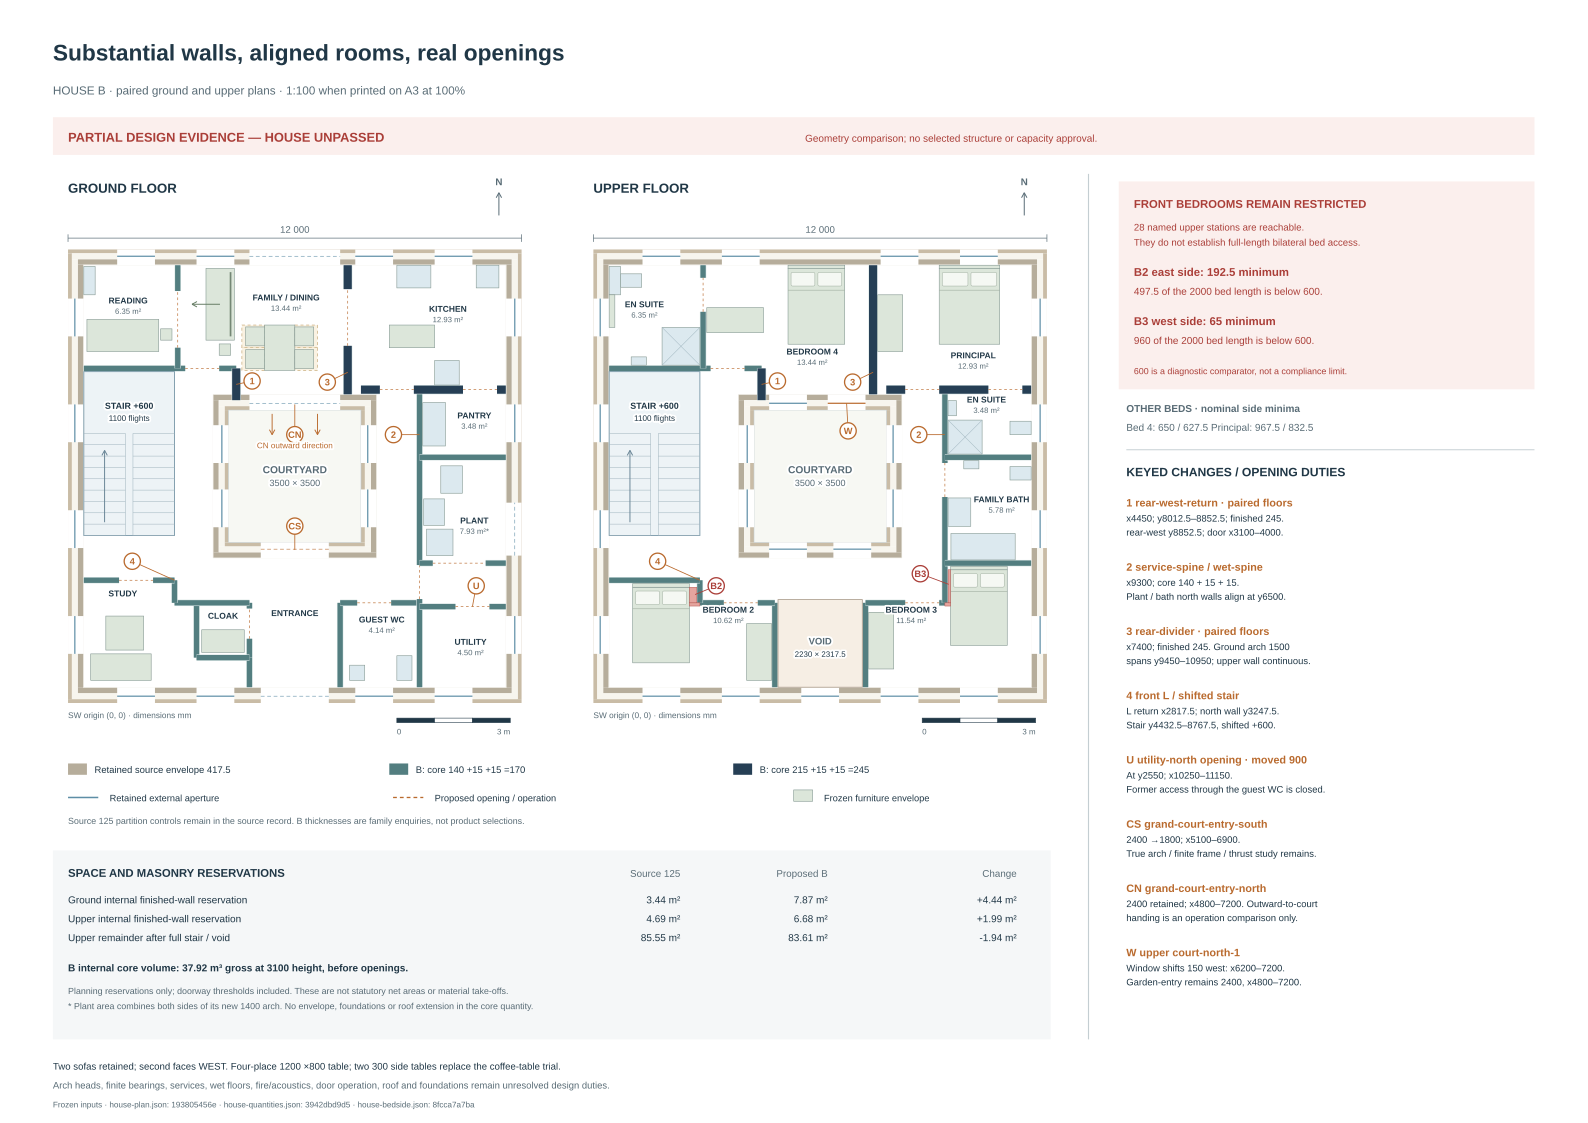

This chart was generated by the following Python code:
"""Unadopted joined-plan comparison. Coordinates are authored proposals.
No member, arch, door, product or sanitary system is accepted by this script.
Run from the repository root with --check to compare retained JSON/SVG,
or --preview to write inspection PNGs under the system temporary directory.
"""
from pathlib import Path
from collections import deque
import json, math, os
OUT=Path(__file__).resolve().parent

import sys, io, tempfile, hashlib
def emit(name, data):
    target = OUT / name
    if '--check' in sys.argv:
        if target.read_text() != data:
            raise SystemExit('STALE: ' + str(target))
    else:
        target.write_text(data)
def emit_svg(fig, name):
    buffer = io.StringIO()
    fig.savefig(buffer, format='svg', metadata={'Date': '2026-10-30'})
    emit(name, buffer.getvalue())
def preview(fig, name):
    if '--preview' in sys.argv:
        fig.savefig(Path(tempfile.gettempdir()) / name, dpi=170)

os.environ.setdefault('MPLCONFIGDIR',str(Path(tempfile.gettempdir())/'ovid-str-house-mpl-cache'))
import numpy as np

source=json.loads((OUT/'house-source.json').read_text())
inv=source['sourceInventory']
E=417.5; R=300.; STEP=10.
# id,x1,y1,x2,y2,finished thickness,door intervals along the line.
def W(name,x,y,xx,yy,t=170,holes=()):return dict(id=name,a=[x,y],b=[xx,yy],t=t,holes=list(holes))
def interval(c,w):return [c-w/2,c+w/2]
first=[
 W('bed2-east',4800,0,4800,2650),
 W('bed2-north-main',2817.5,2650,4800,2650,holes=[interval(3900,900)]),
 W('bed2-L-return',2817.5,2650,2817.5,3247.5),W('bed2-L-north',0,3247.5,2817.5,3247.5),
 W('bed3-west',7200,0,7200,2650),W('bed3-north-main',7200,2650,9300,2650,holes=[interval(8700,900)]),
 W('wet-spine',9300,2650,9300,8290,holes=[interval(5900,900)]),
 W('bed3-L-north',9300,3700,12000,3700),W('bath-north',9300,6500,12000,6500),
 W('rear-west',0,8852.5,4450,8852.5,holes=[interval(3550,900)]),
 W('rear-west-return',4450,8012.5,4450,8852.5,245),
 W('rear-east',7750,8290,12000,8290,245,[interval(8700,900),interval(10900,900)]),
 W('rear-divider',7400,8167.5,7400,12000,245),
 W('rear-wet-east',2902.5,8852.5,2902.5,12000,170,[interval(10800,900)])
]
ground=[
 W('study-east',4800,0,4800,1200), W('cloak-east',4800,1200,4800,2650,holes=[interval(2100,800)]),
 W('cloak-west',3400,1200,3400,2650),W('cloak-south',3400,1200,4800,1200),
 W('study-cloak-north',2817.5,2650,4800,2650),
 W('study-L-return',2817.5,2650,2817.5,3247.5),W('study-L-north',0,3247.5,2817.5,3247.5,holes=[interval(1800,900)]),
 W('wc-west',7200,0,7200,2650),W('wc-north',7200,2650,9300,2650,holes=[interval(8100,900)]),
 W('service-spine',9300,0,9300,8290,holes=[interval(3200,900)]),
 W('utility-north',9300,2550,12000,2550,holes=[interval(10700,900)]),
 W('plant-intermediate-arch',9300,3700,12000,3700,holes=[interval(10350,1400)]),
 W('plant-north',9300,6500,12000,6500),
 W('rear-west',0,8852.5,4450,8852.5,holes=[interval(3550,900)]),
 W('rear-west-return',4450,8012.5,4450,8852.5,245),
 W('rear-east',7750,8290,12000,8290,245,[interval(8700,900),interval(10900,900)]),
 W('rear-divider',7400,8167.5,7400,12000,245,[interval(10200,1500)]),
 W('rear-reading-east',2902.5,8852.5,2902.5,12000,170,[interval(10150,1500)])
]
stair=(417.5,4432.5,2400,4335)
void=(4885,417.5,2230,2317.5)
court=(3832.5,3832.5,4335,4335)
objects={
 'bed2':(1040,1062.5,1500,2000),'bed2-head':(1040,3062.5,1500,100),
 'bed2-wardrobe':(4055,600,660,1500),
 'bed3':(9450,1525,1500,2000),'bed3-head':(9450,3525,1500,90),
 'bed3-wardrobe':(7285,900,660,1500),
 'bed4':(5150,9492.5,1500,2000),'bed4-head':(5150,11492.5,1500,90),
 'bed4-island-wardrobe':(3000,9800,1500,660),
 'principal':(9150,9492.5,1600,2000),'principal-head':(9150,11492.5,1600,90),
 'principal-wardrobe':(7522.5,9300,660,1500),
 'rear-shower1000':(1817.5,8937.5,1000,1000),
 'rear-WC':(717.5,11000,560,355),
 'rear-basin':(1000,8937.5,400,220),
 'rear-cabinet':(417.5,10800,300,750),
 'rear-west-low-box':(417.5,9937.5,150,862.5),
 'principal-shower900':(9385,6585,900,900),
 'principal-WC':(11022.5,7100,560,355),
 'principal-basin':(9385,7600,220,400),
 'family-bath1700':(9460,3785,1700,700),
 'family-WC':(11022.5,5900,560,355),
 'family-basin':(9800,6195,400,220),
 'family-service-cabinet':(9385,4675,600,750)
}
ground_objects={
 'study-desk':(600,600,1600,700),'study-chair':(1000,1400,1000,900),
 'cloak-hanging':(3537.5,1337.5,1125,600),
 'guest-WC-pan':(8700,600,400,650),'guest-WC-basin':(7450,600,400,400),
 'plant-water-reserve':(9485,3900,700,700),'plant-riser':(9410,4700,550,700),
 'Q350-body':(9862.5,5550,570,725),
 'pantry-shelf-comparison':(9385,6800,600,1150),
 'rear-stack':(417.5,10800,300,750),
 'reading-sofa1900x850':(500,9300,1900,850),
 'reading-side-table300':(2450,9600,300,300),
 'family-sofa1900x750':(3650,9600,750,1900),
 'family-side-table300':(4000,9200,300,300),
 'dining-table1200x800':(5200,8800,800,1200),
 'dining-chair-west-south':(4700,8850,500,500),
 'dining-chair-west-north':(4700,9450,500,500),
 'dining-chair-east-south':(6000,8850,500,500),
 'dining-chair-east-north':(6000,9450,500,500),
 'north-sink-station':(8700,10982.5,900,600),
 'north-cooking-station':(10800,10982.5,600,600),
 'dry-prep-table':(8500,9400,1200,600),
 'cold-storage':(9700,8412.5,650,650)
}
ground_task_fields={
 'Q350-front-service':(10432.5,5550,1000,725),
 'plant-working-revised':(10662.5,2800,920,3615),
 'rear-stack-south-task':(600,10180,600,600),
 'guest-WC-front-assumed-north':(8600,1250,600,600),
 'guest-basin-front-assumed-north':(7350,1000,600,600)
}
occupied_dining_fields={
 'west-south':(4600,8800,600,600),'west-north':(4600,9400,600,600),
 'east-south':(6000,8800,600,600),'east-north':(6000,9400,600,600)
}
ground_rechecks={
 'old_guest_pan_intersection_with_new_spine':{'old_pan':[9000,600,400,650],'new_spine_faces':[9215,9385],'overlap_width':170,'new_pan':[8700,600,400,650]},
 'plant_arch_retained_packing_failure':{'old_water':[9862.5,3600,700,700],'arch_opening_x':[9650,11050],'left_right_gaps':[212.5,487.5],'circle600_can_pass_either_side':False},
 'repacked_service_geography':{'water_to_riser_y_gap':100,'riser_to_Q350_y_gap':150,'Q350_to_plant_north_face_gap':140,'old_working_strip_north_y':6500,'new_north_y':6415,'lost_working_strip_depth':85,'system_selected':False},
 'furniture_authority':'HAD two-sofa and table positions are unadopted furnishing trials, not fixed owner counts. Reallocation/reduction is an explicit design choice, not automatically a permission blocker.',
 'retained_dining_field_conflict':{'source_chair_field':[2800,8400,2000,2800],'new_wet_wall_faces_x':[2817.5,2987.5],'new_rear_west_wall_faces_y':[8767.5,8937.5],'retained_field_pass':False},
 'relocated_two_sofa_control':{'south_sofa':[600,9300,1900,850],'north_sofa':[750,10800,1900,750],'between_faces':650,'meaning':'A600 empty-circle passage is not a seated-people/legs/coffee-table action. This is a comparison, not a claimed shared-living solution.'},
 'shared_living_dining_status':'Two source-sized sofas are retained, one rotated. A new1200x800 four-place table replaces the1600x800 trial. The1200x550 coffee table is explicitly replaced by two300x300 side-table envelopes. Actual products and comfortable shared occupation remain unselected; house-ground-actions.json tests the joined route and door comparisons.',
 'four_place_dining':{'table':[5200,8800,800,1200],'chair_envelopes':'500x500 authored comparison; each600x600 occupied/pullback field is separate, not a product or universal ergonomic rule.','nominal_east_strip_beyond_fields':677.5,'six_place_source_retained':False},
 'bed2_front_wardrobe_control':{'rectangle':[2400,417.5,900,600],'left_bed_side_and_window_route':'Not found on10mm lattice. The wardrobe intrudes into the foot route; no general continuous-space impossibility is inferred.','revised':'Source-sized1500x660 wardrobe placed on solid east wall4055–4715, y600–2100.'}
}
ground_rechecks['utility_access']={'source':'900 opening in x9500 service spine at y1500 gives access through guest WC.','comparison':'Close that opening on the shifted x9300 spine. Add900 in utility north y2550, interval10250–11150, from the plant vestibule.','vestibule_y':[2635,3615],'clear_depth':980,'door_operation':'Separate door-open900x44 leaf comparison in house-ground-actions.json; no actual frame, product or coupled manipulation is selected.'}
ground_rechecks['family_sofa_arch_control']={'rejected_sofa':[3000,9600,750,1900],'reason':'The source-sized sofa against the reading-cell wall covers1300 of its1500 opening height in plan;200 remains below it. A600 approach cannot be retained in that strip.','revised_sofa':[3650,9600,750,1900],'rear_access_strip':662.5}
service_disposition={
 'old_upper_lining':[9862.5,2762.5,250,5405],
 'retained_lining_bed3_overlap':[9862.5,2762.5,250,762.5],
 'former_Bed3_ensuite_branch_and_lining':'Retire this former wet occurrence; it cannot remain through the new bed. Return actual distribution/terminal duties to IAS/services.',
 'new_local_family_service_cabinet':[9385,4675,600,750],
 'new_stacked_gross_riser':[9410,4700,550,700],
 'riser_vs_cabinet_margins':[25,25,25,25],
 'meaning':'Gross packing/location comparison, not a structural opening or proven internal free area. No300 unassigned old gap is retained as an access tunnel.',
 'family_door_comparison':'Gallery-side surface slider may park y4475–5425 on x~9140–9215; service panel and parked leaf require different operating states. Actual clear door, rail, fixings and fire/privacy duties remain unselected.',
 'wet_floor':'Rear1000 and principal900 tray geometries do not inherit an IAS raised-tray/pipe slope result. New actual outlet/stack lengths, trap datums, containment and floor layers must be rebound.'
}

def wall_rects(walls,holes=True):
    rs=[]
    for w in walls:
        x,y=w['a'];xx,yy=w['b'];h=y==yy;at=y if h else x
        lo=x if h else y;hi=xx if h else yy
        stops=sorted([q for a,b in (w['holes'] if holes else []) for q in [max(lo,a),min(hi,b)] if lo<=q<=hi])
        cuts=[lo,*stops,hi]
        for a,b in zip(cuts,cuts[1:]):
            if b<=a or holes and any(a>=aa and b<=bb for aa,bb in w['holes']):continue
            rs.append((a,at-w['t']/2,b-a,w['t']) if h else (at-w['t']/2,a,w['t'],b-a))
    return rs

obstacles=wall_rects(first)+[court,stair,void]+list(objects.values())
xs=np.arange(0,12000+STEP/2,STEP);ys=xs
X,Y=np.meshgrid(xs,ys)
def free_motion(x1,y1,x2,y2,rr=R,obs=obstacles):
    good=(np.minimum(x1,x2)>=E+rr)&(np.minimum(y1,y2)>=E+rr)&(np.maximum(x1,x2)<=12000-E-rr)&(np.maximum(y1,y2)<=12000-E-rr)
    for x,y,w,h in obs:
        dx=np.maximum(np.maximum(x-np.maximum(x1,x2),np.minimum(x1,x2)-x-w),0)
        dy=np.maximum(np.maximum(y-np.maximum(y1,y2),np.minimum(y1,y2)-y-h),0)
        good&=dx*dx+dy*dy>=rr*rr-1e-7
    return good

nodes=free_motion(X,Y,X,Y)
right=free_motion(X[:,:-1],Y[:,:-1],X[:,1:],Y[:,1:])
up=free_motion(X[:-1,:],Y[:-1,:],X[1:,:],Y[1:,:])
targets={
 'bed2-left':(720,2100),'bed2-right':(2900,2100),'bed2-window':(1800,740),
 'bed2-wardrobe':(3740,1500),
 'bed3-left-lower':(9130,2100),'bed3-right':(11270,2100),'bed3-window':(10200,740),'bed3-wardrobe':(8250,1700),
 'bed4-left':(4830,10900),'bed4-right':(6960,10500),'bed4-wardrobe':(3750,9480),'bed4-north-window':(3900,11280),
 'principal-left':(8800,10500),'principal-right':(11100,10500),'principal-wardrobe':(8500,10000),
 'rear-shower-north':(2320,10250),'rear-WC-front':(1600,11180),'rear-basin':(1200,9470),'rear-cabinet-south':(900,10480),
 'principal-shower-north':(9950,7800),'principal-WC-front':(10700,7270),'principal-basin-front':(9950,7800),
 'family-bath-entry':(9700,5900),'family-bath-front':(10500,4800),
 'family-WC-front':(10700,6070),'family-basin-front':(10000,5890),
 'family-service-front':(10300,5050),'stair-arrival':(2300,4100)
}
idx=lambda p:(int(round(p[1]/STEP)),int(round(p[0]/STEP)))
start=idx((6000,3250));assert nodes[start]
parents={start:None};q=deque([start]);pending={idx(p) for p in targets.values() if nodes[idx(p)]}
while q and pending:
    r,c=q.popleft();pending.discard((r,c));n=[]
    if c+1<len(xs) and right[r,c]:n.append((r,c+1))
    if c and right[r,c-1]:n.append((r,c-1))
    if r+1<len(ys) and up[r,c]:n.append((r+1,c))
    if r and up[r-1,c]:n.append((r-1,c))
    for p in n:
        if p not in parents:parents[p]=(r,c);q.append(p)
paths={}
def turns(path):
    if not path or len(path)<3:return path
    out=[path[0]]
    for a,b,c in zip(path,path[1:],path[2:]):
        if (b[0]-a[0])*(c[1]-b[1])!=(b[1]-a[1])*(c[0]-b[0]):out.append(b)
    out.append(path[-1]);return out
def simplify_verified(path):
    if not path:return path
    out=[path[0]];i=0
    while i<len(path)-1:
        a=path[i];chosen=None
        for j in range(len(path)-1,i,-1):
            b=path[j]
            for c in[[a[0],b[1]],[b[0],a[1]]]:
                if bool(free_motion(*a,*c))and bool(free_motion(*c,*b)):
                    chosen=(j,c,b);break
            if chosen:break
        assert chosen
        i,c,b=chosen
        if c!=out[-1]:out.append(c)
        if b!=out[-1]:out.append(b)
    return turns(out)
for name,p in targets.items():
    at=idx(p)
    if at not in parents:paths[name]=None;continue
    path=[]
    while at is not None:path.append([float(xs[at[1]]),float(ys[at[0]])]);at=parents[at]
    paths[name]=simplify_verified(turns(path[::-1]))
    for a,b in zip(paths[name],paths[name][1:]):
        assert (a[0]==b[0] or a[1]==b[1]) and bool(free_motion(*a,*b)),f'Collapsed route failed:{name}'

# Independent coupled rear wet-door comparison. A900x44 leaf opens west from
# its south hinge; handle station820,100 radius. Body follows500 west/100 south
# of handle during closure. Sampling is bounded by maximum arc speed and half
# angular step, giving a conservative continuous-motion lower clearance bound.
hinge=np.array([2902.5,10350.]);station=820.;length=900.;half=22.;handle_r=100.
angles=np.linspace(math.pi,math.pi/2,901)
body=[];leaf=[];hand=[]
for a in angles:
    v=np.array([math.cos(a),math.sin(a)]);h=hinge+station*v
    body.append(h+np.array([-500.,-100.]));hand.append(h);leaf.append(hinge+length*v)
body=np.array(body);hand=np.array(hand);leaf=np.array(leaf)
def point_rect_gap(p,r):
    x,y,w,h=r;dx=max(x-p[0],p[0]-x-w,0);dy=max(y-p[1],p[1]-y-h,0);return math.hypot(dx,dy)
def point_segment_gap(p,a,b):
    ab=b-a;t=max(0,min(1,float(np.dot(p-a,ab)/np.dot(ab,ab))));return float(np.linalg.norm(p-(a+t*ab)))
static_gaps=[min(point_rect_gap(p,r)-R for r in obstacles) for p in body]
bounds_gaps=[min(p[0]-417.5-R,2817.5-p[0]-R,p[1]-8937.5-R,11582.5-p[1]-R) for p in body]
leaf_gaps=[point_segment_gap(p,hinge,l)-R-half for p,l in zip(body,leaf)]
handle_gaps=np.linalg.norm(body-hand,axis=1)-R-handle_r
da=abs(angles[1]-angles[0]);body_error=station*da/2
relative_error=(station+length)*da/2
# Leaf/fixture collision is conservatively checked by sampling every point on
# the segment at2 mm spacing, with1 mm nearest-sample bound and rotation bound.
wet_fixed=[objects[k] for k in ['rear-shower1000','rear-WC','rear-basin','rear-cabinet','rear-west-low-box']]
leaf_fixed_min=1e9
for l in leaf[::5]:
    for t in np.linspace(0,1,451):
        p=hinge+t*(l-hinge)
        leaf_fixed_min=min(leaf_fixed_min,min(point_rect_gap(p,r)-half for r in wet_fixed))
door={
 'hinge':hinge.tolist(),'leaf_length':length,'leaf_thickness':44,'handle_station':station,'handle_radius':100,
 'body_radius':R,'reach_comparison_max':600,'actual_body_to_handle':math.sqrt(500**2+100**2),
 'angle_step_deg':.1,'min_body_static_clearance_bound':min(static_gaps)-body_error,
 'min_body_room_boundary_clearance_bound':min(bounds_gaps)-body_error,
 'min_body_leaf_clearance_bound':min(leaf_gaps)-relative_error,
 'min_body_handle_clearance':float(min(handle_gaps)),
 'min_leaf_fixed_fixture_clearance_bound':leaf_fixed_min-1-length*da*5/2,
 'body_path_illustrative_5deg':body[::50].tolist(),'state_sequence':'Enter with leaf open; walk around west tip to start; close by the retained body/handle path; use room with leaf closed; reverse path to open and leave.',
 'limits':'No arms, grasp, strength, human body orientation, actual hardware, frame contact or product approval. This is a continuous geometric witness under declared circle/capsule/reach assumptions.'}

# Original HAD wet-cell conflict is a specific failed comparison, not a claim
# no second ensuite can fit. Its accepted trial south face8292.5 is now over
# the new stair, and translating its internal north wall north blocks facade.
historical={'retained_wet_south_face':8292.5,'shifted_stair_north':8767.5,'stair_overlap_depth':475,
 'translation_to_new_south_face':645,'translated_old_north_wall_axis':11532.5,
 'translated_north_wall_faces_at170':[11447.5,11617.5],
 'outer_north_inside_face':11582.5,'overlap_into_outer_face':35,
 'meaning':'The old HAD cell cannot be retained or simply translated. The full-depth rearranged cell removes its internal north wall and moves fixtures.'}

def overlap1(a,b,c,d):return max(0,min(b,d)-max(a,c))
alignment=[]
for w in first:
    x,y=w['a'];xx,yy=w['b'];h=y==yy;lo=max(E,x if h else y);hi=min(11582.5,xx if h else yy);at=y if h else x
    matches=[g for g in ground if (g['a'][1]==g['b'][1])==h and (g['a'][1] if h else g['a'][0])==at]
    n=sum(overlap1(lo,hi,g['a'][0] if h else g['a'][1],g['b'][0] if h else g['b'][1]) for g in matches)
    alignment.append({'id':w['id'],'line_length':hi-lo,'collinear_below':n,'not_collinear':hi-lo-n})

result={'status':'Joined unadopted B candidate; task-proxy checks only, not a whole-house adoption or capacity verdict',
 'geometry_source_head':source['source']['head'],'new_policy_head':'68d0273f928681aed7222bba2927dc8a89ae5ead',
 'ground_walls':ground,'first_walls':first,'stair':stair,'void':void,'first_objects':objects,
 'ground_objects':ground_objects,'ground_task_fields':ground_task_fields,'ground_rechecks':ground_rechecks,'service_disposition':service_disposition,
 'occupied_dining_fields':occupied_dining_fields,
 'furniture_orientation':{'family-sofa1900x750':'Faces WEST;662.5 front strip toward reading arch. East side is its back, not a claimed passing route.'},
 'bedside_limitation_reference':'house-bedside.json distinguishes28 named station routes from full-length bilateral access: front head-nook minima Bed2 east192.5 and Bed3 west65 remain material limitations.',
 'opening_changes':[{'level':'GROUND','id':'grand-court-entry-south','source_interval':[4800,7200],'comparison_interval':[5100,6900],'authority':'Root-selected HOUSE comparison for floor/void support; not an adopted aperture.'},{'level':'FIRST','id':'court-north-1','source_interval':[6350,7350],'comparison_interval':[6200,7200],'authority':'Explicit150 westward comparison to clear the rear divider.'}],
 'upper_target_reachable':{k:v is not None for k,v in paths.items()},'upper_paths':paths,
 'door':door,'failed_HAD_translation':historical,'upper_to_lower_alignment':alignment,
 'material_open_items':['Finished170/245 are envelope comparisons, not selected masonry systems.',
 'Bed2 and Bed3 retain head-nook compromises. Positive lower-side stations do not prove four comfortable doubles; wider bedroom allocation or shell/court proportion comparison remains necessary if full-length bilateral access is required.',
 'Island wardrobe is a geometric furniture envelope; its tip restraint must be redesigned. Do not inherit a wall-mounted PAX approval.',
 'Principal900 shower is a new comparison, separate from rear1000; its door needs actual opening/parking and occupied sequencing.',
 'Ground furnishing retains two sofas but adopts a smaller four-place table and side tables;677.5 beside occupied chair fields is a tight comparison, not comfortable occupation acceptance.',
 'Every lower opening needs a real structural arch/pier/load path; collinearity is not adequate bearing.',
 'Riser/lining, roof reactions, all penetrations, external window tasks and full headroom remain coordinated design obligations.']}
emit('house-plan.json',json.dumps(result,indent=2)+'\n')

print(json.dumps({'upper_targets':len(result['upper_target_reachable']), 'positive':sum(result['upper_target_reachable'].values())}))
